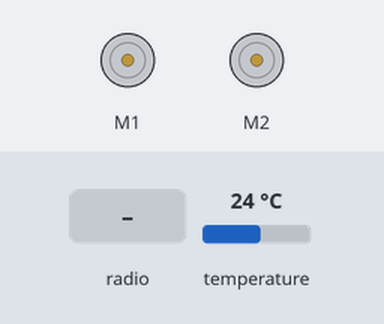
The program below on a simulated Calliope mini (MakeCode). Shown: 2 × DC motor (green arrow = forward, orange = backward, longer = faster). Inputs (shaded band) come from the test bench; at power-on: temperature 24 °C. No radio messages arrive unless stated (any console line starting 'radio sent:' is added by the test bench); what the program prints to the serial console is not drawn.

Above: at 1.2 s.
1.3 s: radio message "1" arrives
At 1.7 s:
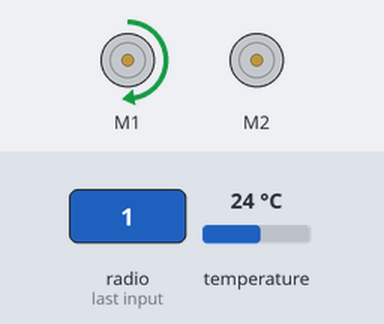
2.8 s: radio message "0" arrives
At 4.0 s:
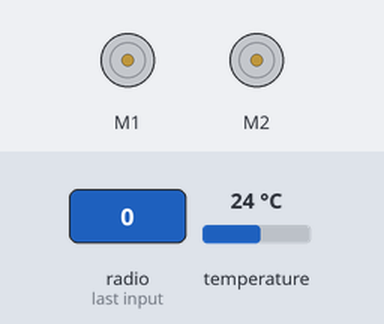
4.3 s: radio message "nicken=100" arrives
At 5.1 s:
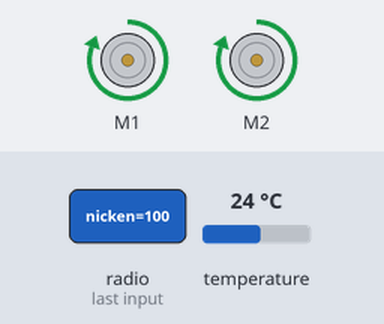
5.8 s: radio message "5" arrives
At 6.2 s:
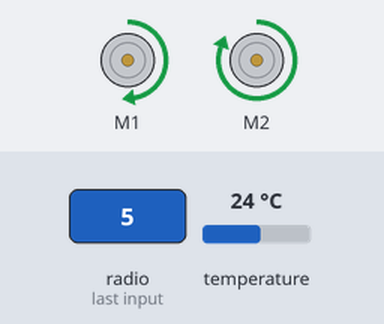
Timing chart, 0 to 8.3 s (numbered marks = the images above; inputs shaded):
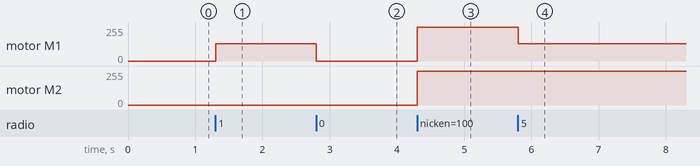

The program:

main.ts
```typescript
enum RadioMessage {
    message1 = 49434,
    Test = 2239,
    Start = 56380,
    Follow = 44477,
    StopFollowing = 46389,
    Abbrechen = 21951,
    Kompass = 23398
}
radio.onReceivedNumber(function (receivedNumber) {
    Wert = receivedNumber
})
radio.onReceivedValue(function (name, value) {
    if (name == "nicken") {
        NeigungswertController = value
    }
})
let NeigungswertController = 0
let Wert = 0
radio.setGroup(69)
radio.setTransmitPower(20)
let Folgen_oder_nicht_oder_Abbrechen = 2
basic.forever(function () {
    if (Wert <= -1) {
        if (Wert < -45) {
            motors.dualMotorPower(Motor.A, 1000)
            motors.dualMotorPower(Motor.B, 40)
        } else {
            motors.dualMotorPower(Motor.B, 50)
        }
    } else if (Wert >= 1) {
        if (Wert >= 45) {
            motors.dualMotorPower(Motor.B, 1000)
            motors.dualMotorPower(Motor.A, 45)
        } else {
            motors.dualMotorPower(Motor.A, 50)
        }
    } else {
        motors.dualMotorPower(Motor.AB, NeigungswertController)
        basic.clearScreen()
        radio.sendNumber(input.temperature())
    }
})
```

test.ts
```typescript
// Hier kann man Tests durchführen; diese Datei wird nicht kompiliert, wenn dieses Paket als Erweiterung verwendet wird.
```

Measured:
- after the input at 1.3 s, motor M1: stopped → forward 128/255 at once
- after the input at 2.8 s, motor M1: forward 128/255 → stopped at once
- after the input at 4.3 s, motor M1, motor M2: stopped → forward 255/255 at once
- after the input at 5.8 s, motor M1: forward 255/255 → forward 128/255 at once
